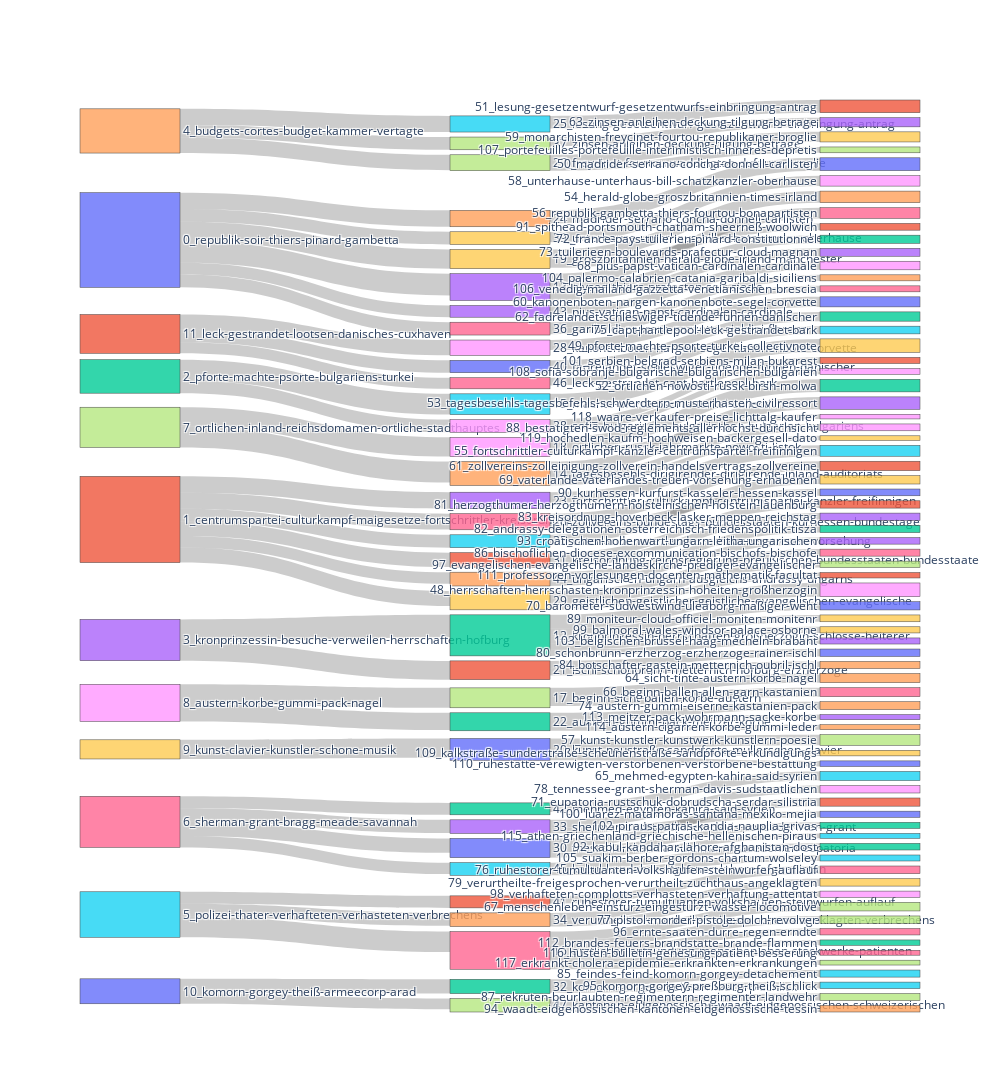

Notebook code for this chart:
### Code cell
fig.update_layout(
    autosize=False,
    width=1000,
    height=1500)
fig.show()

### Figure 1 — Plotly figure (JSON) as saved in the notebook; plotly's stock layout.template omitted (floating-point values rounded to 4 significant figures)
{"data": [{"link": {"source": [3, 2, 0, 4, 7, 7, 0, 1, 0, 9, 0, 4, 11, 1, 11, 4, 8, 6, 5, 0, 1, 6, 8, 11, 5, 6, 5, 3, 1, 1, 10, 1, 10, 6, 2, 0, 12, 15, 24, 25, 18, 14, 19, 23, 13, 20, 39, 27, 28, 26, 40, 37, 17, 42, 17, 16, 43, 35, 12, 30, 13, 13, 22, 46, 41, 16, 33, 34, 21, 31, 44, 31, 21, 32, 29, 47, 14, 12, 26, 19, 45, 44, 47, 32, 16, 29, 34, 12, 33, 38, 30, 12, 36, 45, 36, 27, 38, 20, 20, 29, 16, 22, 22, 30, 16, 16, 18, 14], "target": [12, 15, 24, 25, 18, 14, 19, 23, 13, 20, 39, 27, 28, 26, 40, 37, 17, 42, 16, 43, 35, 30, 22, 46, 41, 33, 34, 21, 31, 44, 32, 29, 47, 45, 38, 36, 48, 49, 50, 51, 52, 53, 54, 55, 56, 57, 58, 59, 60, 61, 62, 63, 64, 65, 66, 67, 68, 69, 70, 71, 72, 73, 74, 75, 76, 77, 78, 79, 80, 81, 82, 83, 84, 85, 86, 87, 88, 89, 90, 91, 92, 93, 94, 95, 96, 97, 98, 99, 100, 101, 102, 103, 104, 105, 106, 107, 108, 109, 110, 111, 112, 113, 114, 115, 116, 117, 118, 119], "value": [9497, 8751, 6916, 6792, 8117, 8829, 8085, 6927, 9187, 8068, 5357, 6463, 6447, 6694, 5202, 5370, 8391, 5025, 8629, 4936, 5414, 6066, 7282, 4693, 5060, 5590, 5469, 7894, 6055, 4889, 6014, 6356, 4498, 4840, 5359, 5400, 5780, 5678, 5409, 5338, 5312, 5233, 4872, 4583, 4519, 4483, 4404, 4254, 4232, 3948, 3908, 3865, 3841, 3837, 3793, 3619, 3617, 3535, 3473, 3441, 3431, 3332, 3328, 3248, 3229, 3178, 3130, 3126, 3119, 3078, 3062, 3035, 2999, 2972, 2951, 2907, 2887, 2877, 2856, 2850, 2792, 2758, 2751, 2724, 2716, 2685, 2641, 2597, 2595, 2584, 2570, 2558, 2541, 2530, 2520, 2462, 2430, 2344, 2343, 2301, 2251, 2143, 2109, 2078, 2060, 2042, 1951, 1917]}, "node": {"label": ["0_republik-soir-thiers-pinard-gambetta", "1_centrumspartei-culturkampf-maigesetze-fortschrittler-kreisordnung", "2_pforte-machte-psorte-bulgariens-turkei", "3_kronprinzessin-besuche-verweilen-herrschaften-hofburg", "4_budgets-cortes-budget-kammer-vertagte", "5_polizei-thater-verhafteten-verhasteten-verbrechens", "6_sherman-grant-bragg-meade-savannah", "7_ortlichen-inland-reichsdomamen-ortliche-stadthauptes", "8_austern-korbe-gummi-pack-nagel", "9_kunst-clavier-kunstler-schone-musik", "10_komorn-gorgey-theiß-armeecorp-arad", "11_leck-gestrandet-lootsen-danisches-cuxhaven", "12_kronprinzessin-herrschaften-großherzogin-schlosse-heiterer", "13_elysee-thiers-prafecten-soir-siecle", "14_tagesbesehls-dirigirender-dirigirende-inland-auditoriats", "15_machte-pforte-psorte-turkei-collectivnote", "16_arztlicher-entzundung-menschenleben-stockwerke-patienten", "17_beginn-sicht-ballen-korbe-austern", "18_ortlichen-russk-jahrmarkte-nowosti-listok", "19_groszbritannien-herald-globe-irland-manchester", "20_kunst-neustraße-sandpforte-mullerschen-clavier", "21_ischl-schonbrunn-metternich-hofburg-erzherzoge", "22_austern-gummi-pack-meitzer-korbe", "23_fortschrittler-culturkampf-centrumspartei-kanzler-freifinnigen", "24_madrider-serrano-concha-donnell-carlisten", "25_lesung-gesetzentwurf-gesetzentwurfs-einbringung-antrag", "26_zollvereins-bundestags-bundesstaaten-kurhessen-bundestage", "27_freycinet-fourtou-waddington-dufaure-broglie", "28_kanonenboten-nargen-segel-kanonenbote-corvette", "29_geistlichen-geistlicher-geistliche-evangelischen-evangelische", "30_thessalien-kandia-suleiman-macedonien-eupatoria", "31_kreisordnung-reichsregierung-preußischen-bundesstaaten-bundesstaate", "32_komorn-gorgey-theiß-armeecorp-schlick", "33_sherman-sudstaatlichen-davis-consoderirten-grant", "34_verurtheilte-verurtheilt-freigesprochen-angeklagten-verbrechens", "35_vaterlande-vaterlandes-erhabenen-treuen-vorsehung", "36_garibaldi-caprera-gazzetta-cialdini-florenz", "37_zinsen-anleihen-deckung-tilgung-betrage", "38_sofia-bulgarische-bulgarischen-bulgarien-bulgariens", "39_unterhause-unterhaus-bill-schatzkanzler-oberhause", "40_fadrelandet-schleswiger-tidende-fuhnen-danischer", "41_ruhestorer-tumultuanten-volkshaufen-steinwurfen-auflauf", "42_mehmed-egypten-kahira-said-syrien", "43_pius-vatican-papst-cardinalen-cardinale", "44_ungarischen-ungarn-ausgleichs-andrassy-ungarns", "45_kabul-kandahar-afghanen-lahore-afghanistan", "46_leck-gestrandet-capt-hartlepool-bark", "47_kantonen-eidgenossische-waadt-eidgenossischen-schweizerischen", "48_herrschaften-herrschasten-kronprinzessin-hoheiten-großherzogin", "49_pforte-machte-psorte-turkei-collectivnote", "50_madrider-serrano-concha-donnell-carlisten", "51_lesung-gesetzentwurf-gesetzentwurfs-einbringung-antrag", "52_ortlichen-nowosti-russk-birsh-molwa", "53_tagesbesehls-tagesbefehls-schwerdtern-musterhasten-civilressort", "54_herald-globe-groszbritannien-times-irland", "55_fortschrittler-culturkampf-kanzler-centrumspartei-freifinnigen", "56_republik-gambetta-thiers-fourtou-bonapartisten", "57_kunst-kunstler-kunstwerk-kunstlern-poesie", "58_unterhause-unterhaus-bill-schatzkanzler-oberhause", "59_monarchisten-freycinet-fourtou-republikaner-broglie", "60_kanonenboten-nargen-kanonenbote-segel-corvette", "61_zollvereins-zolleinigung-zollverein-handelsvertrags-zollvereine", "62_fadrelandet-schleswiger-tidende-fuhnen-danischer", "63_zinsen-anleihen-deckung-tilgung-betrage", "64_sicht-tinte-austern-korbe-nagel", "65_mehmed-egypten-kahira-said-syrien", "66_beginn-ballen-allen-garn-kastanien", "67_menschenleben-einsturz-eingesturzt-wasser-locomotive", "68_pius-papst-vatican-cardinalen-cardinale", "69_vaterlande-vaterlandes-treuen-vorsehung-erhabenen", "70_barometer-sudwestwind-uleaborg-maßiger-weht", "71_eupatoria-rustschuk-dobrudscha-serdar-silistria", "72_france-pays-tuilerien-pinard-constitutionnel", "73_tuilerieen-boulevards-prafectur-cloud-magnan", "74_austern-gummi-eiserne-kastanien-pack", "75_capt-hartlepool-leck-gestrandet-bark", "76_ruhestorer-tumultuanten-volkshaufen-steinwurfen-auflauf", "77_pistol-morder-pistole-dolch-revolver", "78_tennessee-grant-sherman-davis-sudstaatlichen", "79_verurtheilte-freigesprochen-verurtheilt-zuchthaus-angeklagten", "80_schonbrunn-erzherzog-erzherzoge-rainer-ischl", "81_herzogthumer-herzogthumern-holsteinischen-holstein-lauenburg", "82_andrassy-delegationen-osterreichisch-friedenspolitik-tisza", "83_kreisordnung-hoverbeck-lasker-meppen-reichstag", "84_botschafter-gastein-metternich-oubril-ischl", "85_feindes-feind-komorn-gorgey-detachement", "86_bischoflichen-diocese-excommunication-bischofs-bischofe", "87_rekruten-beurlaubten-regimentern-regimenter-landwehr", "88_bestatigten-swod-reglements-allerhochst-durchsicht", "89_moniteur-cloud-officiel-moniten-monitenr", "90_kurhessen-kurfurst-kasseler-hessen-kassel", "91_spithead-portsmouth-chatham-sheerneß-woolwich", "92_kabul-kandahar-lahore-afghanistan-dost", "93_croatischen-hohenwart-ungarn-leitha-ungarischen", "94_waadt-eidgenossischen-kantonen-eidgenossische-tessin", "95_komorn-gorgey-preßburg-theiß-schlick", "96_ernte-saaten-durre-regen-erndte", "97_evangelischen-evangelische-landeskirche-prediger-evangelischer", "98_verhafteten-complotts-verhasteten-verhaftung-attentat", "99_balmoral-wales-windsor-palace-osborne", "100_luarez-matamoras-santana-mexiko-mejia", "101_serbien-belgrad-serbiens-milan-bukarest", "102_piraus-patras-kandia-nauplia-grivas", "103_belgischen-brussel-haag-mecheln-brabant", "104_palermo-calabrien-catania-garibaldi-siciliens", "105_suakim-berber-gordons-chartum-wolseley", "106_venedig-mailand-gazzetta-venetianischen-brescia", "107_portefeuilles-portefeuille-interimistisch-inneres-depretis", "108_sofia-sobranje-bulgarische-bulgarischen-bulgarien", "109_kalkstraße-sunderstraße-scheunenstraße-sandpforte-erkundigungs", "110_ruhestatte-verewigten-verstorbenen-verstorbene-bestattung", "111_professoren-vorlesungen-docenten-mathematik-facultat", "112_brandes-feuers-brandstatte-brande-flammen", "113_meitzer-pack-wohrmann-sacke-korbe", "114_austern-cigarren-korbe-gummi-leder", "115_athen-griechenland-griechische-hellenischen-piraus", "116_husten-bulletin-genesung-patient-besserung", "117_erkrankt-cholera-epidemie-erkrankten-erkrankungen", "118_waare-verkaufer-preise-lichttalg-kaufer", "119_hochedlen-kaufm-hochweisen-backergesell-dato"], "pad": 5, "thickness": 100}, "type": "sankey"}], "layout": {"autosize": false, "height": 1500, "width": 1000}}
